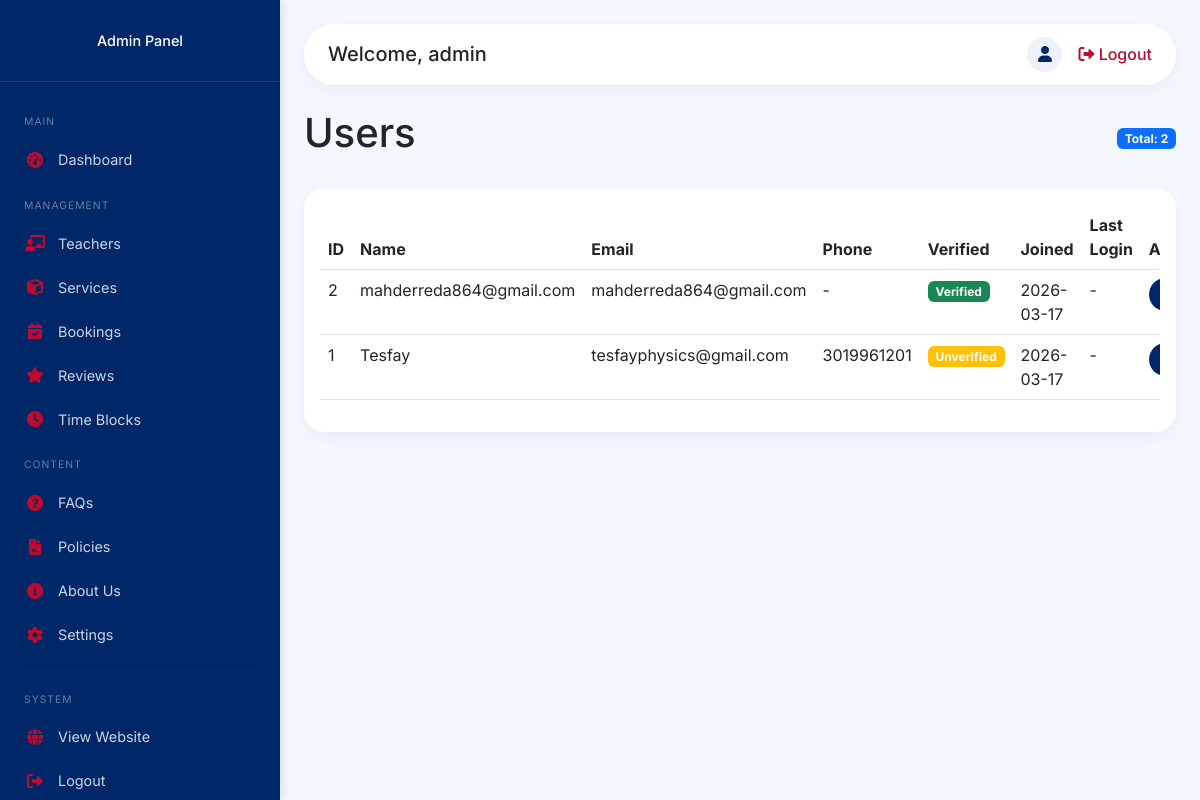
Screenshot of /admin/users (signed in) with the database file from the repository.
### backend/app.py (models this page shows, shortened)
class User(db.Model):
    __tablename__ = 'users'
    id = db.Column(db.Integer, primary_key=True)
    email = db.Column(db.String(100), unique=True, nullable=False)
    password_hash = db.Column(db.String(200), nullable=False)
    full_name = db.Column(db.String(100), nullable=False)
    phone = db.Column(db.String(20))
    is_verified = db.Column(db.Boolean, default=False)
    verification_token = db.Column(db.String(100), unique=True)
    reset_token = db.Column(db.String(100), unique=True)
    reset_token_expiry = db.Column(db.DateTime)
    created_at = db.Column(db.DateTime, default=datetime.utcnow)
    last_login = db.Column(db.DateTime)
    bookings = db.relationship('Booking', back_populates='user_rel', lazy=True)
    reviews = db.relationship('Review', back_populates='user_rel', lazy=True)

### backend/app.py (the view)
@app.route('/admin/users')
@admin_required
def admin_users():
    users = User.query.order_by(User.created_at.desc()).all()
    return render_template('admin/users.html', users=users)

### backend/app.py (called while the page is built)
def admin_required(f):
    @wraps(f)
    def decorated_function(*args, **kwargs):
        if not session.get('is_admin'):
            flash('Please login as admin to access this page.', 'danger')
            return redirect(url_for('admin_login'))
        return f(*args, **kwargs)
    return decorated_function

@app.context_processor
def inject_cart_count():
    cart_count = 0
    try:
        if 'user_id' in session:
            cart_count = CartItem.query.filter_by(user_id=session['user_id']).count()
        elif 'cart_id' in session:
            cart_count = CartItem.query.filter_by(session_id=session['cart_id']).count()
    except Exception as e:
        print(f"Error getting cart count: {e}")
        cart_count = 0
    return dict(cart_items_count=cart_count)

@app.context_processor
def inject_now():
    return {'now': datetime.now}

@app.context_processor
def inject_settings():
    settings_dict = {}
    try:
        settings = Setting.query.all()
        settings_dict = {s.key: s.value for s in settings}
        for key in ['nav_links', 'portfolio_links', 'footer_links']:
            if key in settings_dict and settings_dict[key]:
                try:
                    settings_dict[key] = json.loads(settings_dict[key])
                except:
                    settings_dict[key] = []
        settings_dict['stripe_publishable_key'] = app.config['STRIPE_PUBLIC_KEY']
    except Exception as e:
        print(f"Error loading settings: {e}")
        settings_dict = {'stripe_publishable_key': app.config['STRIPE_PUBLIC_KEY']}
    return dict(settings=settings_dict)

### frontend/templates/admin/users.html (shortened to what this page needs)
{% extends "admin/base_admin.html" %}
{% block content %}
<div class="d-flex justify-content-between align-items-center mb-4">
    <h1>Users</h1>
    <div>
        <span class="badge bg-primary">Total: {{ users|length }}</span>
    </div>
</div>
<div class="card">
    <div class="card-body">
        <div class="table-responsive">
            <table class="table table-hover">
                <thead>
                    <tr>
                        <th>ID</th>
                        <th>Name</th>
                        <th>Email</th>
                        <th>Phone</th>
                        <th>Verified</th>
                        <th>Joined</th>
                        <th>Last Login</th>
                        <th>Actions</th>
                    </tr>
                </thead>
                <tbody>
                    {% for user in users %}
                    <tr>
                        <td>{{ user.id }}</td>
                        <td>{{ user.full_name }}</td>
                        <td>{{ user.email }}</td>
                        <td>{{ user.phone or '-' }}</td>
                        <td>
                            {% if user.is_verified %}
                            <span class="badge bg-success">Verified</span>
                            {% else %}
                            <span class="badge bg-warning">Unverified</span>
                            {% endif %}
                        </td>
                        <td>{{ user.created_at.strftime('%Y-%m-%d') }}</td>
                        <td>{{ user.last_login.strftime('%Y-%m-%d') if user.last_login else '-' }}</td>
                        <td>
                            <a href="{{ url_for('admin_user_detail', user_id=user.id) }}" class="btn btn-sm btn-primary">
                            </a>
                        </td>
                    </tr>
                    {% endfor %}
                </tbody>
            </table>
        </div>
    </div>
</div>
{% endblock %}

### frontend/templates/admin/base_admin.html (style rules this page uses)
* { margin: 0; padding: 0; box-sizing: border-box; }
body { font-family: 'Inter', sans-serif; background: #f4f8fe; overflow-x: hidden; }
.card { border: none; border-radius: 20px; box-shadow: 0 5px 15px rgba(0,0,0,0.05); }
.btn-primary { background: #002868; border: none; border-radius: 50px; padding: 0.4rem 1.2rem; }

### rows the page displays
User: id "2", full_name "mahderreda864@gmail.com", email "mahderreda864@gmail.com", phone "-", is_verified "Verified", created_at "2026-03-17", last_login "-"
User: id "1", full_name "Tesfay", email "tesfayphysics@gmail.com", phone "3019961201", is_verified "Unverified", created_at "2026-03-17", last_login "-"

### other values shown
{{ session.get('admin_username', 'Admin') }} "admin"
{{ users|length }} "2"
